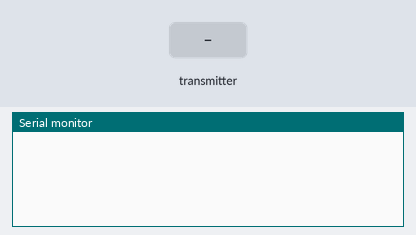
The sketch below on a simulated ESP8266 (NodeMCU). On the bench: the last lines printed to the serial monitor. Inputs (shaded band) come from the test bench. WiFi joins after 1.5 s; servers stay silent unless stated.

Above: at 1.2 s.
1.3 s: the transmitter starts sending id = 0
At 1.61 s:
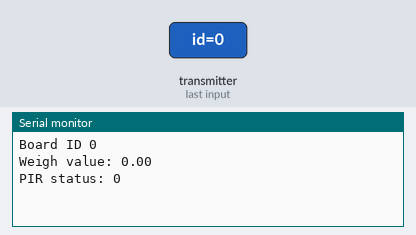
2.8 s: the transmitter starts sending A = 25
4.3 s: the transmitter starts sending B = 256
At 4.61 s:
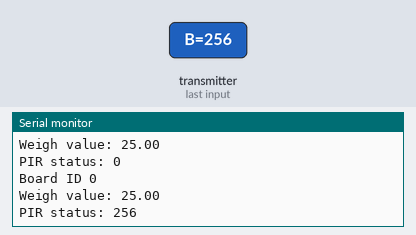
5.8 s: the transmitter starts sending id = 1
7.3 s: the transmitter starts sending A = 50
8.8 s: the transmitter starts sending B = 512
At 9.11 s:
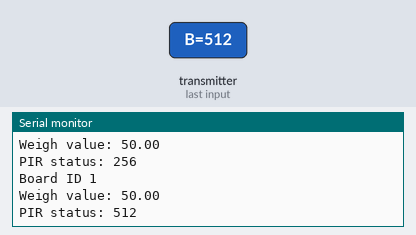
Timing chart, 0 to 11.3 s (numbered marks = the images above; inputs shaded):
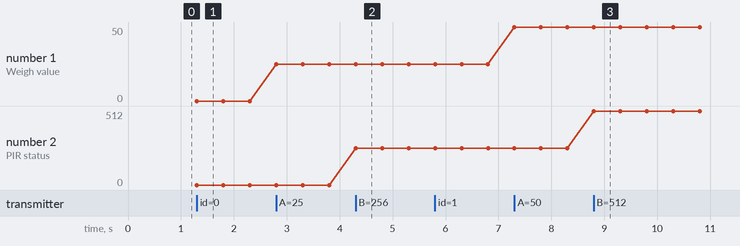

The sketch:

EL6426_Node05_Receiver.ino
```cpp
/*
#1 C4:5B:BE:64:59:EE A,B C45BBE6459EE
#2 A4:E5:7C:B6:58:4E C,D A4E57CB6584E
#3 40:F5:20:3E:4F:9B E,F A40F5203E4F9B
#4 94:B9:7E:13:C4:54 G,H A94B97E13C454
#5 94:B9:7E:13:C5:DC I,J
 */
#include <ESP8266WiFi.h>
#include <espnow.h>
char ssid[] = "WiFi ssid";
char pass[] = "WiFi password";

typedef struct struct_message {
    int id;
    float A;
    int B;
} struct_message;

struct_message myData;

struct_message board1;
struct_message board2;
struct_message board3;
struct_message board4;

struct_message boardsStruct[4] = {board1, board2, board3, board4};

void OnDataRecv(uint8_t * mac_addr, uint8_t *incomingData, uint8_t len) {
  memcpy(&myData, incomingData, sizeof(myData));
  Serial.printf("Board ID %u\n", myData.id);
  boardsStruct[myData.id-1].A = myData.A;
  boardsStruct[myData.id-1].B = myData.B;
  Serial.printf("Weigh value: %.2f \r\n", boardsStruct[myData.id-1].A);
  Serial.printf("PIR status: %d \r\n", boardsStruct[myData.id-1].B);
  Serial.println();

}

void setup() {
 Serial.begin(115200);
  WiFi.begin(ssid,pass);
  if (esp_now_init() != 0) {
   Serial.println("Error initializing ESP-NOW");
    return;
  }
  esp_now_set_self_role(ESP_NOW_ROLE_SLAVE);
  esp_now_register_recv_cb(OnDataRecv);
}

void loop(){
}
```

Measured:
- after the input at 1.3 s, the serial monitor: prints a new line at once (image 1)
- after the input at 4.3 s, the serial monitor: prints a new line at once (image 2)
- after the input at 8.8 s, the serial monitor: prints a new line at once (image 3)
- plotted number 1: 0 → 25 after the input at 2.8 s, 25 → 50 after the input at 7.3 s
- plotted number 2: 0 → 256 after the input at 4.3 s, 256 → 512 after the input at 8.8 s
